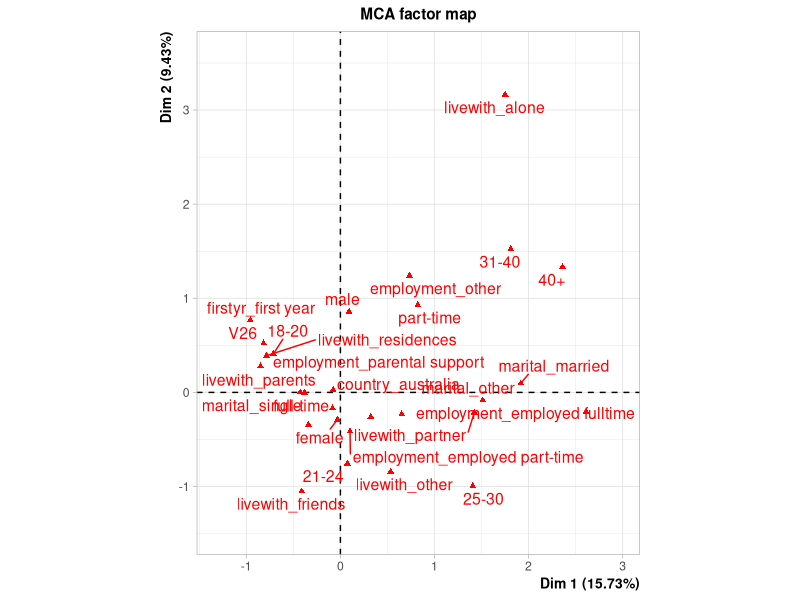
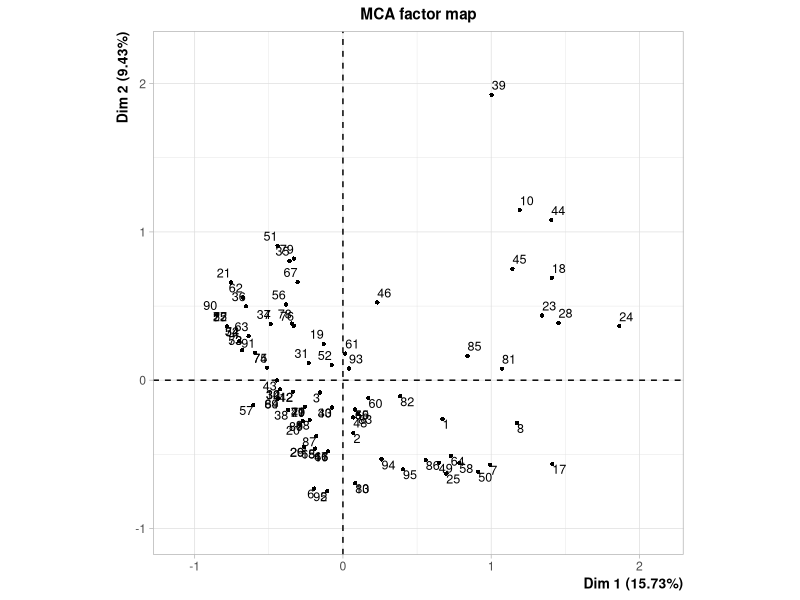
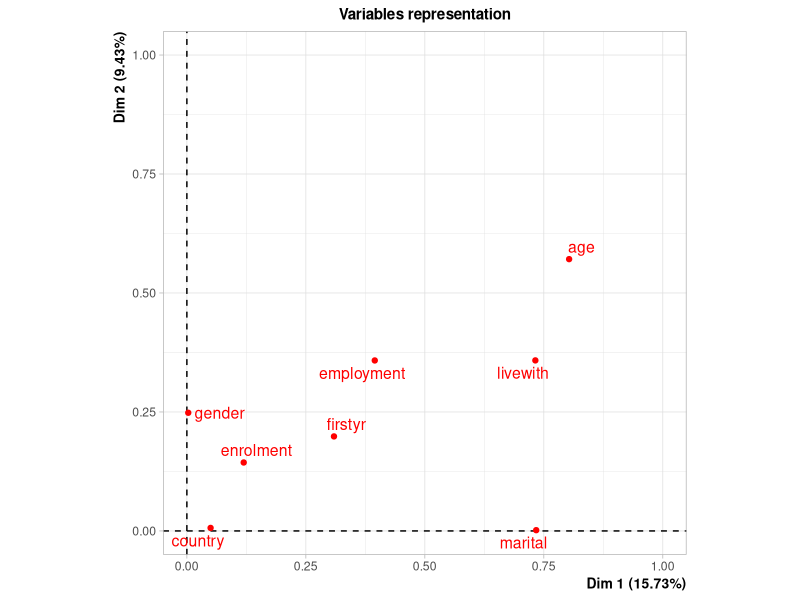
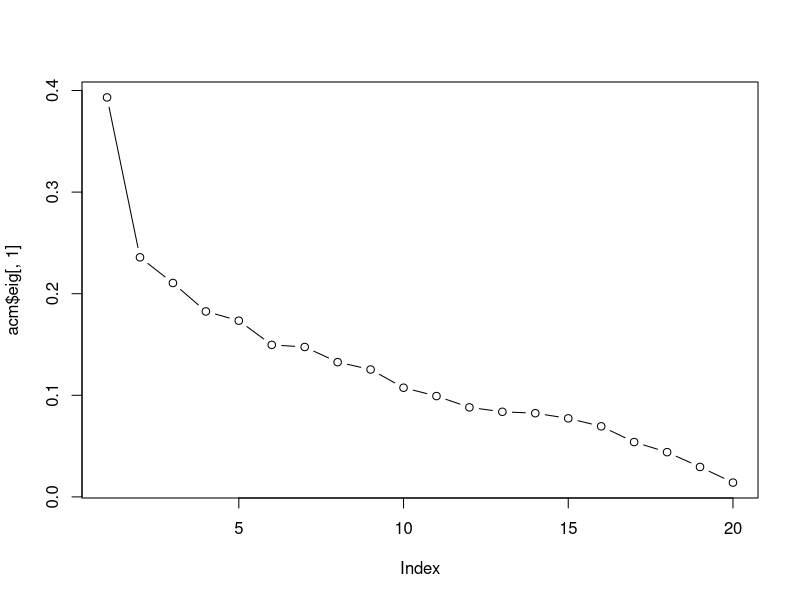
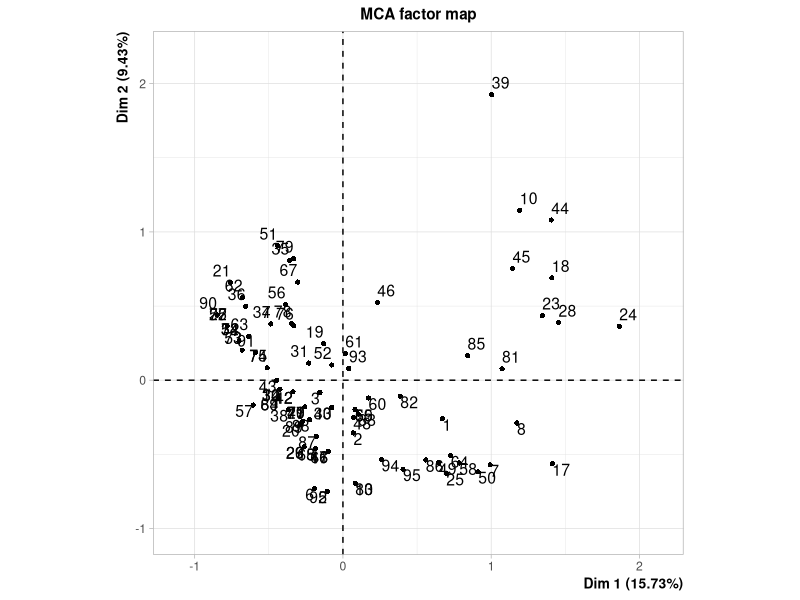
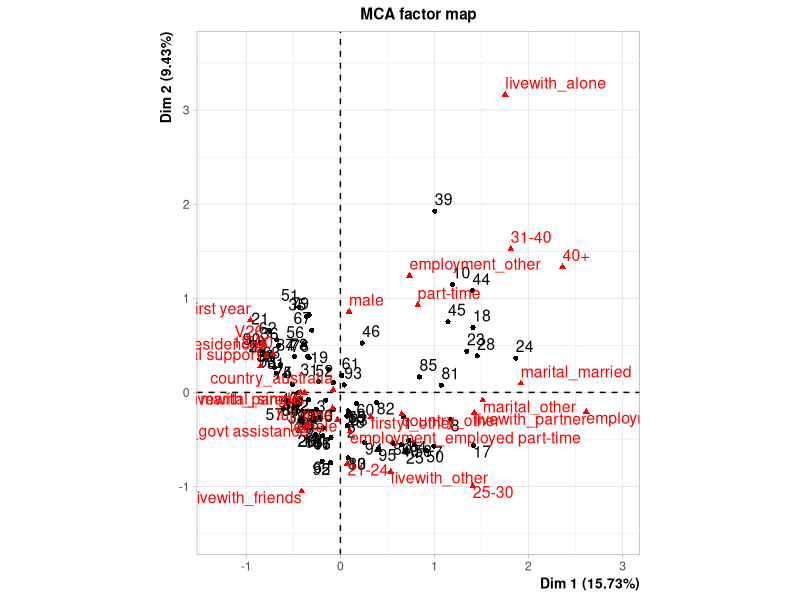
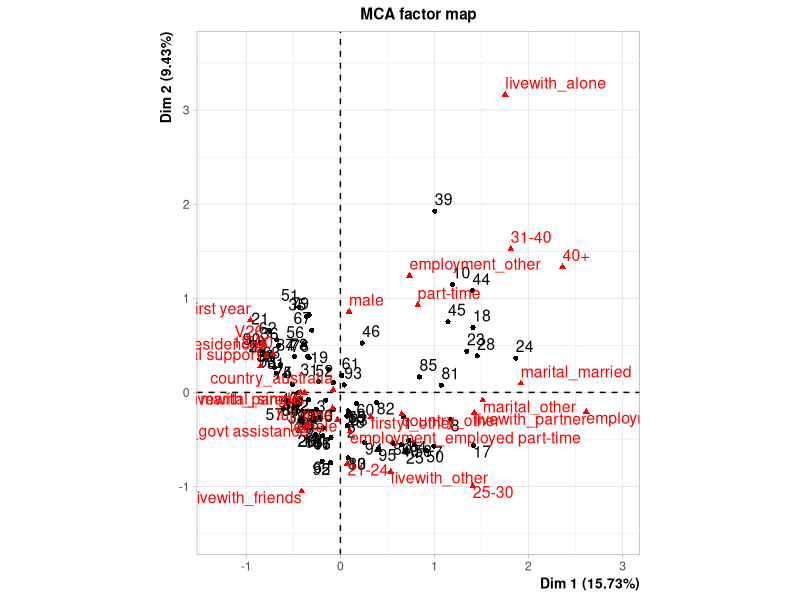
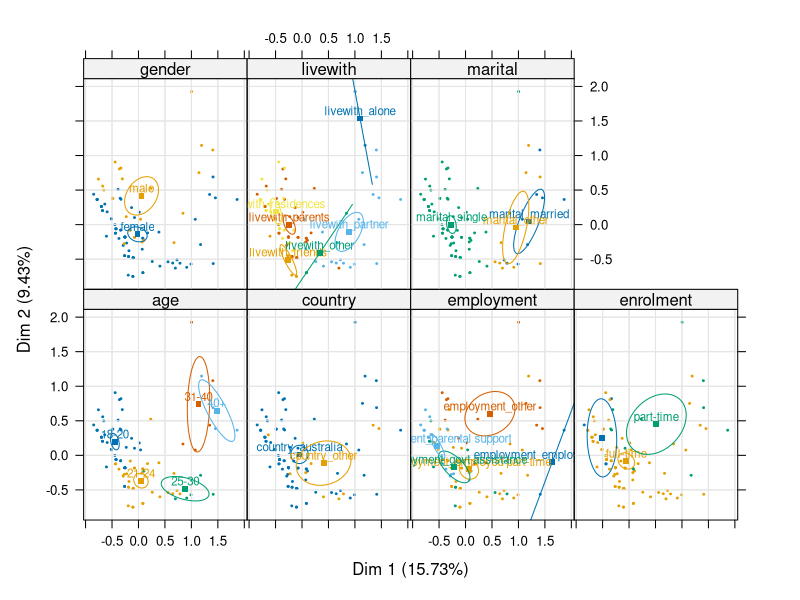

The R script that drew these images, in order:
## ---- chunk 1
knitr::opts_chunk$set(echo = TRUE)
## ---- chunk 2
data=read.csv("../Data/socsupport.csv",header=TRUE,sep=";")
attach(data)
str(data)
## ---- chunk 3

dataqual = data[,-c(1,10,11,12,13,14,15,16,17,18,19,20,21)]
dataqual

## ---- chunk 4

library("FactoMineR")

acm=MCA(dataqual)

## ---- chunk 5
summary(acm)
plot(acm$eig[,1],type='b')
## ---- chunk 6
acm$var$eta2
## ---- chunk 7
plot(acm,invisible="var")
plot(acm,invisible="quali.sup")
plot(acm)
## ---- chunk 8
dataqual[c(39,10,44,45,23,28,18,24),]
dataqual[c(1,2,3,4,5,6,7,8,9,11,12,13,14,15),]
## ---- chunk 9

plotellipses(acm, keepvar = c("marital","livewith","age","employment","enrolment","gender","country"),cex=0.7)
